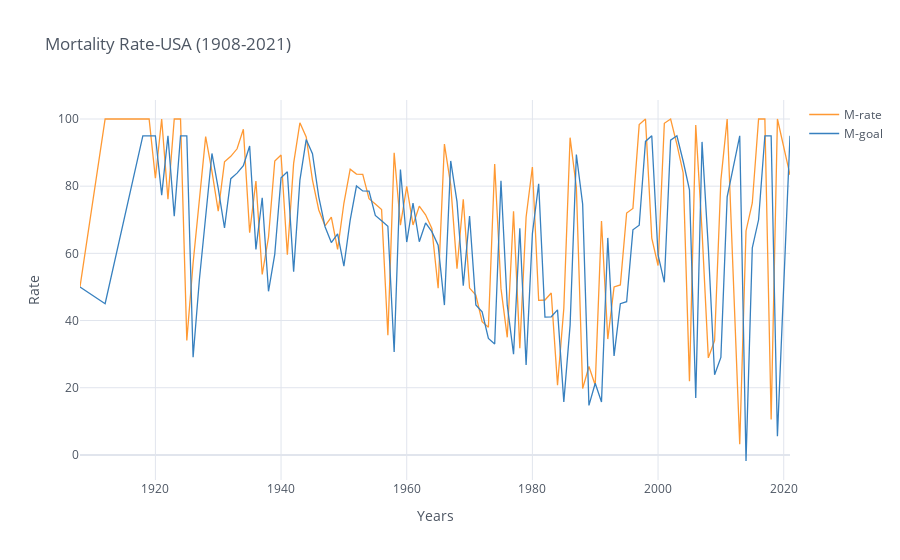

Write notebook code for a chart like this one.
### Code cell
All_fat1[["Year", "M-rate", "M-goal"]].set_index("Year").iplot(kind='line', xTitle='Years', yTitle='Rate',
                                                             title='Mortality Rate-USA (1908-2021)')
